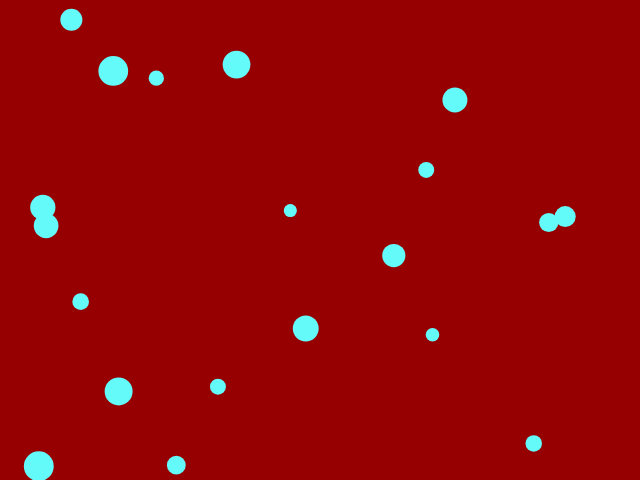
Frame 1 (no input)
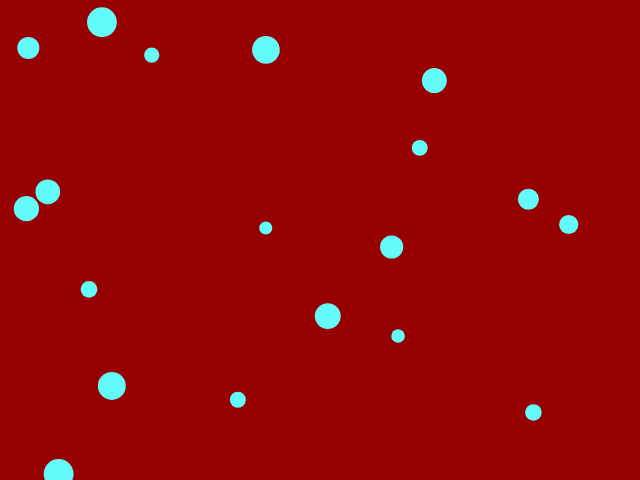
Frame 60 (no input)
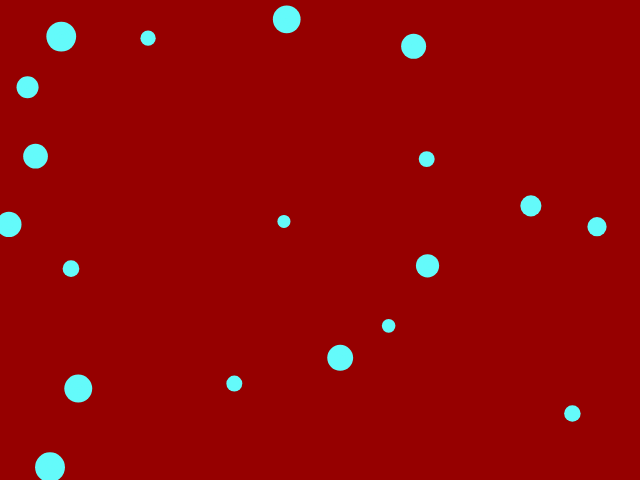
Frame 120 (the mouse pressed at the canvas centre since frame 60)

The p5.js sketch that drew these frames (run headless with seeded random() and noise() and a simulated clock; from frame 60 on, the mouse is pressed at the canvas centre):

// p5.js sketch
// ── sketch.js
var xPositions = [];
var yPositions = [];
var ballSizes = [];

function setup() {
	// create a place to draw
	createCanvas(640, 480);
	for (var i = 0; i < 20; i++) {
		xPositions[i] = random(0, 640);
		yPositions[i] = random(0, 480);
		ballSizes[i] = random(10, 30);
		noStroke();
		// noLoop();
	}
}

function draw(x, y, size) {
	background(150, 0, 0);
	for (var i = 0; i < 20; i++) {
		yPositions[i] = yPositions[i] + random(-5, 5);
		xPositions[i] = xPositions[i] + random(-5, 5);
		fill(100, 250, 250);
		ellipse(xPositions[i], yPositions[i], ballSizes[i], ballSizes[i]);
		ellipse(xPositions[i], yPositions[i], ballSizes[i] - 5, ballSizes[i] - 5);
		ellipse(xPositions[i], yPositions[i], ballSizes[i] - 10, ballSizes[i] - 10);
		ellipse(xPositions[i], yPositions[i], ballSizes[i] - 15, ballSizes[i] - 15);
		ellipse(xPositions[i], yPositions[i], ballSizes[i] - 20, ballSizes[i] - 20);
		ellipse(xPositions[i], yPositions[i], ballSizes[i] - 25, ballSizes[i] - 25);

	}
}



// }
